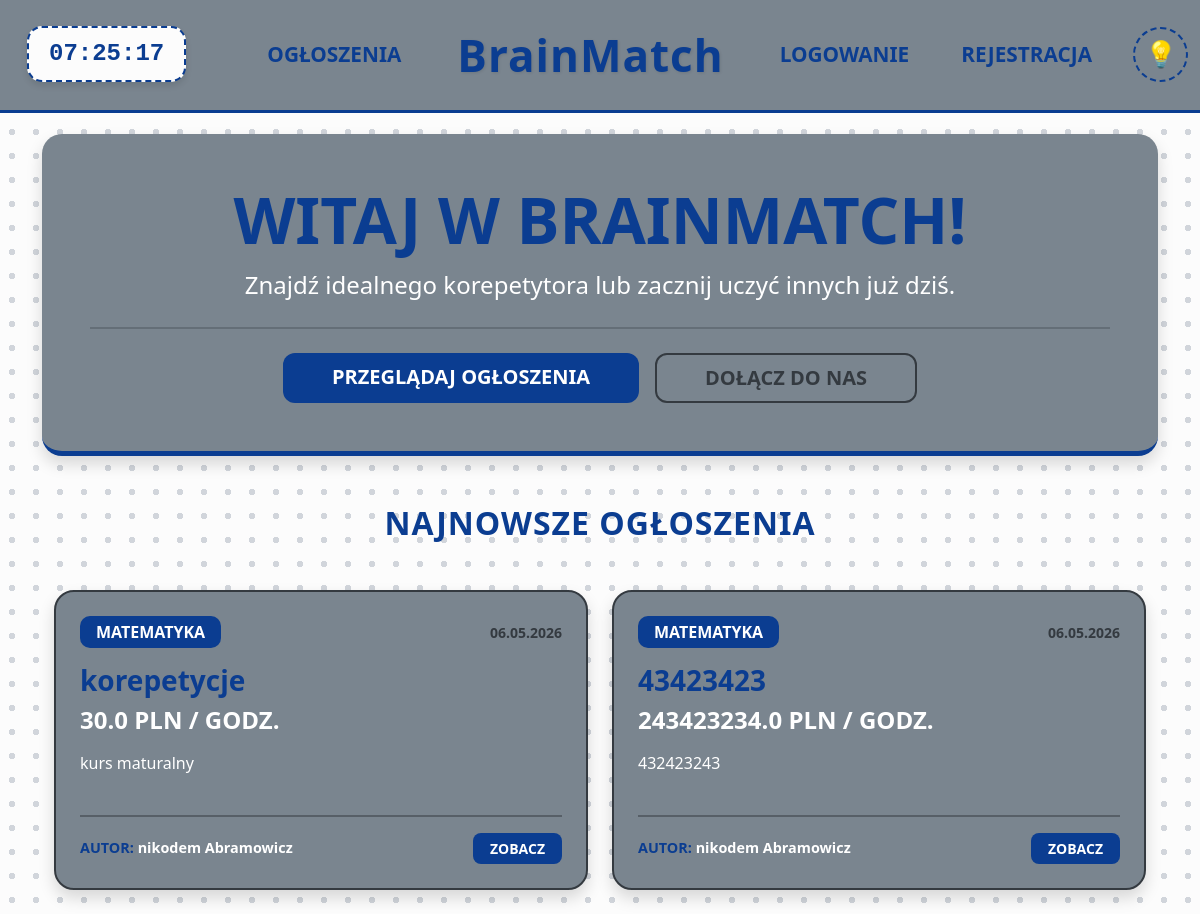
The page /home on the database its author committed.
### app/models.py (models this page shows, shortened)
class Ad(db.Model):
    id = db.Column(db.Integer, primary_key=True)
    title = db.Column(db.String(100), nullable=False)
    subject = db.Column(db.String(50), nullable=False)
    description = db.Column(db.Text, nullable=False)
    price = db.Column(db.Float, nullable=False)
    date_posted = db.Column(db.DateTime, nullable=False, default=datetime.utcnow)
    user_id = db.Column(db.Integer, db.ForeignKey('user.id'), nullable=False)
    messages = db.relationship('Message', backref='ad', lazy=True, cascade="all, delete-orphan")

class User(db.Model, UserMixin):
    id = db.Column(db.Integer, primary_key=True)
    username = db.Column(db.String(20), unique=True, nullable=False)
    email = db.Column(db.String(120), unique=True, nullable=False)
    password_hash = db.Column(db.String(128), nullable=False) #wergzueg
    role = db.Column(db.String(10), nullable=False, default='student')
    profile_pic = db.Column(db.String(20), nullable=False, default='default_profile.jpg')
    cover_pic = db.Column(db.String(20), nullable=False, default='default_cover.jpg')
    bio = db.Column(db.Text, nullable=True)
    first_name = db.Column(db.String(50), nullable=True)
    last_name = db.Column(db.String(50), nullable=True)
    education = db.Column(db.Text, nullable=True)
    ads = db.relationship('Ad', backref='author', lazy=True)
    messages_sent = db.relationship('Message', foreign_keys='Message.sender_id', backref='author', lazy='dynamic')
    messages_received = db.relationship('Message', foreign_keys='Message.recipient_id', backref='recipient', lazy='dynamic')

### app/main.py (the view)
@main.route('/')
@main.route('/home')
def home():
    latest_ads = Ad.query.order_by(Ad.date_posted.desc()).limit(4).all()
    return render_template('index.html', ads=latest_ads)

### app/templates/index.html
{% extends "base.html" %}
{% block content %}
<div class="jumbotron text-center p-5 mb-5 shadow border-0"
     style="background-color: var(--card-bg) !important; border-radius: 20px; border-bottom: 5px solid var(--main-accent) !important; transition: all 0.3s ease;">
    <h1 class="display-3 fw-bold" style="color: var(--main-accent) !important;">WITAJ W BRAINMATCH!</h1>
    <p class="lead fs-4 text-white">Znajdź idealnego korepetytora lub zacznij uczyć innych już dziś.</p>
    <hr class="my-4" style="border-top: 2px solid #343a40; opacity: 0.3;">
    <div class="d-grid gap-3 d-sm-flex justify-content-sm-center">
        <a class="btn btn-lg px-5 fw-bold text-white" href="{{ url_for('main.ads') }}"
           style="background-color: var(--main-accent) !important; color: var(--text-on-accent) !important; border-radius: 12px;">PRZEGLĄDAJ OGŁOSZENIA</a>
        {% if not current_user.is_authenticated %}
            <a class="btn btn-outline-dark btn-lg px-5 fw-bold" href="{{ url_for('auth.register') }}"
               style="border-width: 2px; border-radius: 12px; color: var(--text-main) !important; border-color: var(--text-main) !important;">DOŁĄCZ DO NAS</a>
        {% endif %}
    </div>
</div>
<div class="container">
    <div class="col-md-12 text-center mb-5">
        <h2 class="fw-bold" style="color: var(--main-accent) !important; letter-spacing: 1px;">NAJNOWSZE OGŁOSZENIA</h2>
    </div>
    <div class="row">
        {% for ad in ads %}
            <div class="col-md-6 mb-4">
                <div class="card shadow border-0 h-100" style="background-color: var(--card-bg) !important; border-radius: 20px; border: 2px solid #343a40 !important;">
                    <div class="card-body p-4 d-flex flex-column">
                        <div class="d-flex justify-content-between align-items-center mb-3">
                            <span class="badge px-3 py-2 fs-6" style="background-color: var(--main-accent) !important; color: var(--text-on-accent) !important; border-radius: 10px;">{{ ad.subject | upper }}</span>
                            <small class="fw-bold" style="color: var(--text-main) !important;">{{ ad.date_posted.strftime('%d.%m.%Y') }}</small>
                        </div>
                        <h3 class="card-title fw-bold" style="color: var(--main-accent) !important;">{{ ad.title }}</h3>
                        <h4 class="fw-bold mb-3" style="color: #ffffff;">{{ ad.price }} PLN / GODZ.</h4>
                        <p class="card-text fs-6 text-white mb-4" style="line-height: 1.5;">
                            {{ ad.description[:120] }}{% if ad.description|length > 120 %}...{% endif %}
                        </p>
                        <div class="mt-auto">
                            <hr style="border-top: 2px solid #343a40; opacity: 0.5;">
                            <div class="d-flex align-items-center justify-content-between">
                                <div style="color: var(--main-accent) !important; font-size: 0.9rem;">
                                    <span class="fw-bold">AUTOR: </span>
                                    {% if ad.author.first_name and ad.author.last_name %}
                                        <span class="fw-bold text-white">{{ ad.author.first_name }} {{ ad.author.last_name }}</span>
                                    {% else %}
                                        <span class="fw-bold text-white">@{{ ad.author.username }}</span>
                                    {% endif %}
                                </div>
                                <a href="{{ url_for('main.ads') }}" class="btn btn-sm fw-bold px-3"
                                   style="background-color: var(--main-accent) !important; color: var(--text-on-accent) !important; border-radius: 8px;">ZOBACZ</a>
                            </div>
                        </div>
                    </div>
                </div>
            </div>
        {% else %}
            <div class="col-12">
                <div class="alert text-center fw-bold shadow-sm" style="background-color: var(--card-bg); color: var(--main-accent); border-radius: 15px; border: 2px solid #343a40;">
                    Obecnie nie ma żadnych ogłoszeń.
                </div>
            </div>
        {% endfor %}
    </div>
</div>
{% endblock %}

### app/templates/base.html (style rules this page uses)
:root { --bg-color: #fcfcfc; --dot-color: #d1d5db; --main-accent: #0b3d91; --navbar-bg: #7a858f; --card-bg: #7a858f; --text-on-accent: #ffffff; --text-main: #343a40; --logo-color: #0b3d91; --form-label: #0b3d91; }
body { background-color: var(--bg-color) !important; background-image: radial-gradient(var(--dot-color) 3px, transparent 3px) !important; background-size: 24px 24px !important; min-height: 100vh; overflow-x: hidden; padding-top: 110px; color: var(--text-main); transition: background-color 0.3s ease, color 0.3s ease; }

### rows shown on the page
Ad: subject "MATEMATYKA", date_posted "06.05.2026", title "korepetycje", price "30.0", description "kurs maturalny", author.first_name "nikodem", author.last_name "Abramowicz"
Ad: subject "MATEMATYKA", date_posted "06.05.2026", title "43423423", price "243423234.0", description "432423243", author.first_name "nikodem", author.last_name "Abramowicz"
